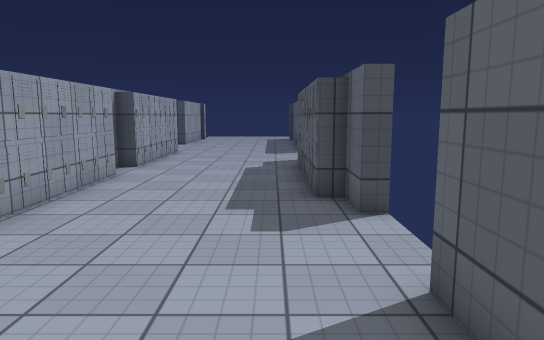
view 1 (above)

12 first-person views from a walk through a Unity game level. The camera is 1.5 m above the floor, tilts 8° down and sees 70° across. Doors are open. The floor is counted in squares, 0.9 m on a side. Each view is taken from the middle of a square. On the plan, view 1 faces up. The plan holds only what a view shows up to about 18 squares ahead; the rest is blank. The player is left out. Surface patterns are stand-ins for the level's own textures.

view 2
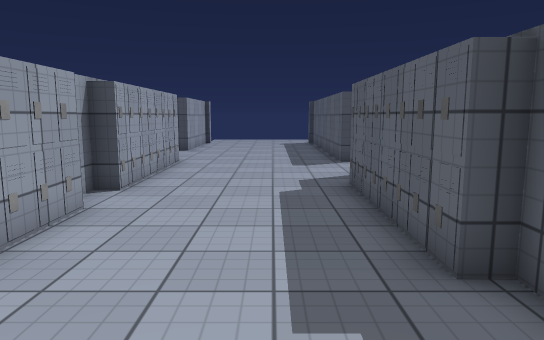

view 3
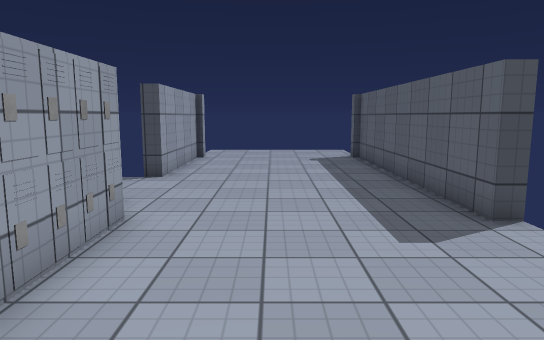

view 4
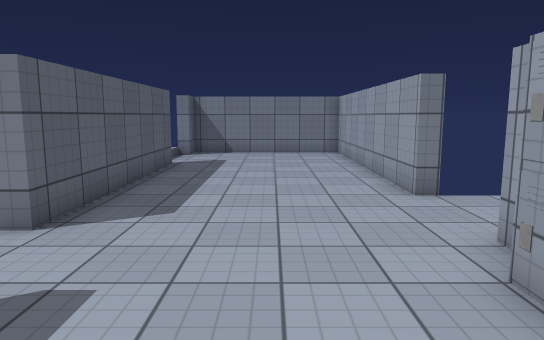

view 5
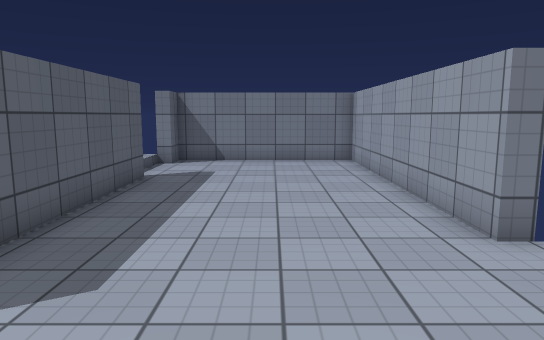

view 6
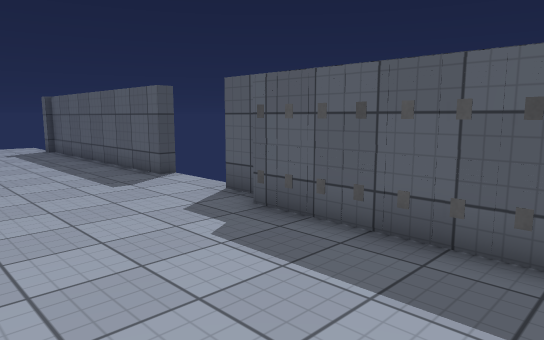

view 7
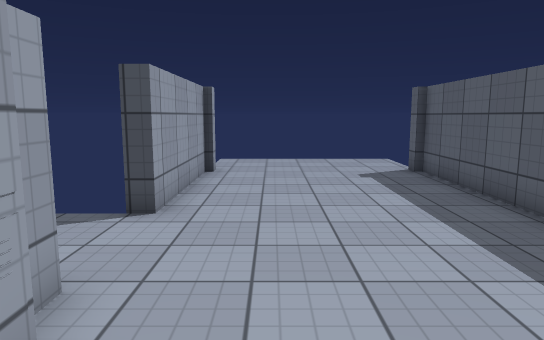

view 8
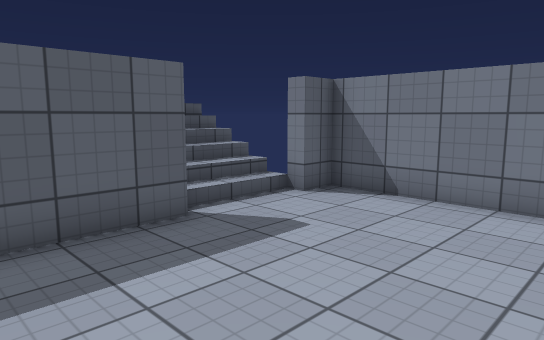

view 9
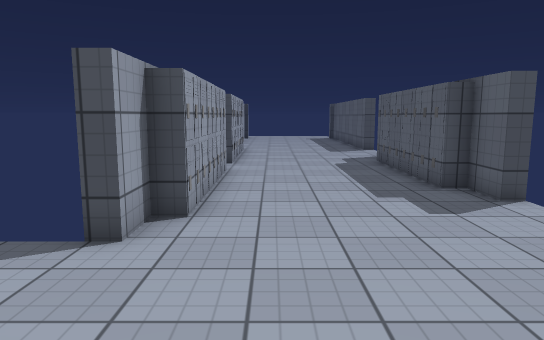

view 10
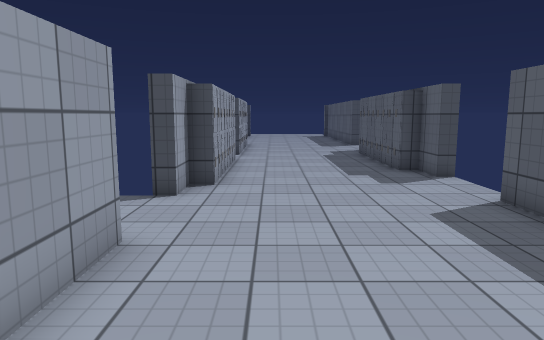

view 11
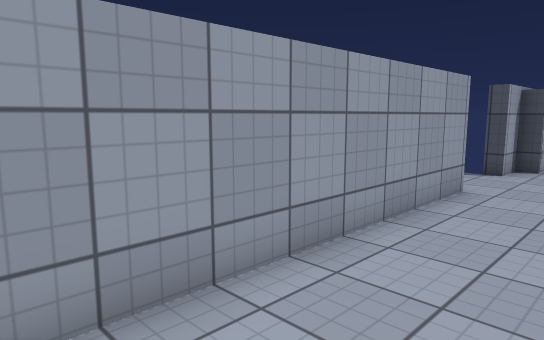

view 12
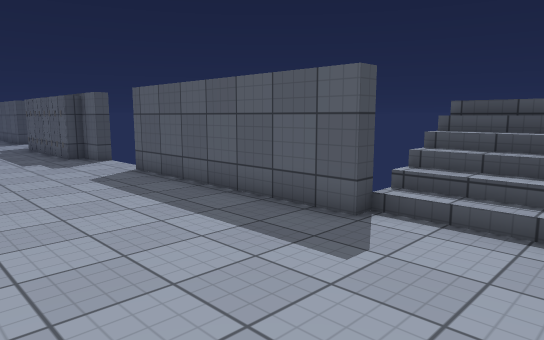

### Floor plan
Key: @ floor where view 1 was taken; # wall or solid block; x gap in a wall; . floor; / step, stairs or slope; D open door; L locker.
Columns run from 6 left of view 1 to 4 right of it. Each row starts with its distance up from view 1.
 30  DD....D
 29  DD....D
 28  xD....Dx
 27  #......#
 26  #......#
 25  #......#
 24  #......#
 23  #......#
 22 .D......#
 21 .D......#
 20  D......#
 19  #......#
 18  L......D
 17  L......D
 16  L......D
 15  L......D
 14  L......#
 13  L.....L
 12  #.....L
 11  L.....L
 10  L.....L
  9  L.....L
  8  L.....L#
  7  L......#
  6  L......D
  5  #......D
  4  #......D
  3 ........#
  2 ........#
  1  #......#
  0  #....@.#
 -1  #......#
 -2  #......#
 -3  #......#
 -4  #......#
 -5  #......///
 -6  #......///
 -7  #......///
 -8  #......#
 -9  ########

Positions as (right, up) in squares from view 1, and headings:
1: (0, 0), facing up
2: (-1, 4), facing up
3: (-2, 12), facing up
4: (-2, 9), facing down
5: (-2, 6), facing down
6: (-4, 8), facing up-right
7: (-3, 16), facing up
8: (-4, -1), facing down-right
9: (-3, -1), facing up
10: (-3, -4), facing up
11: (-2, -8), facing up-left
12: (-4, -8), facing up-right
